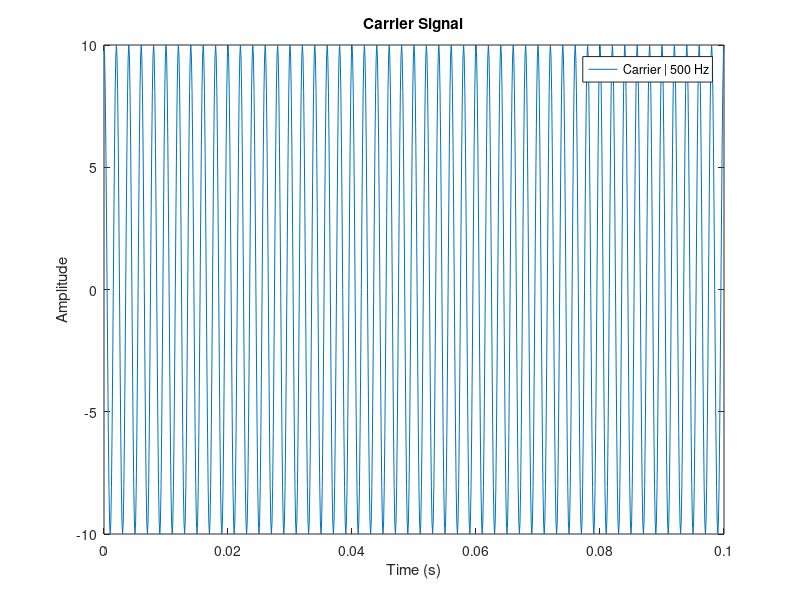
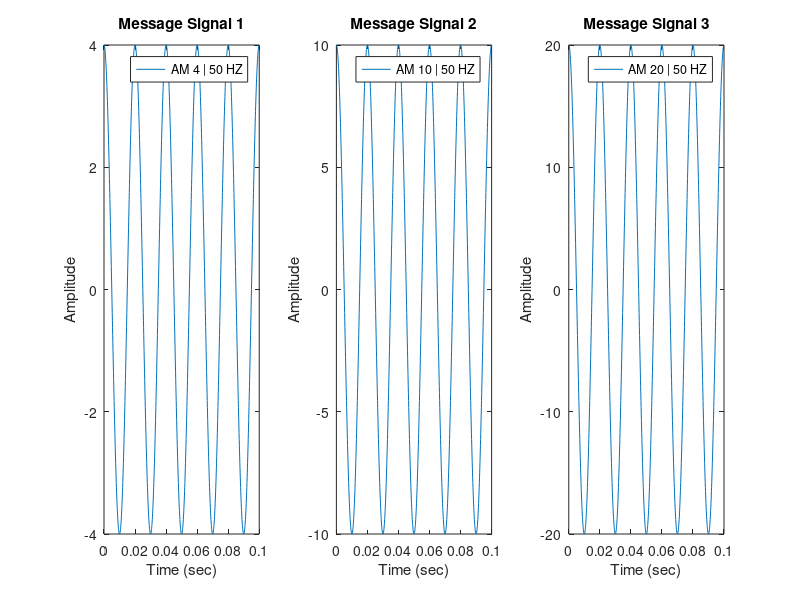
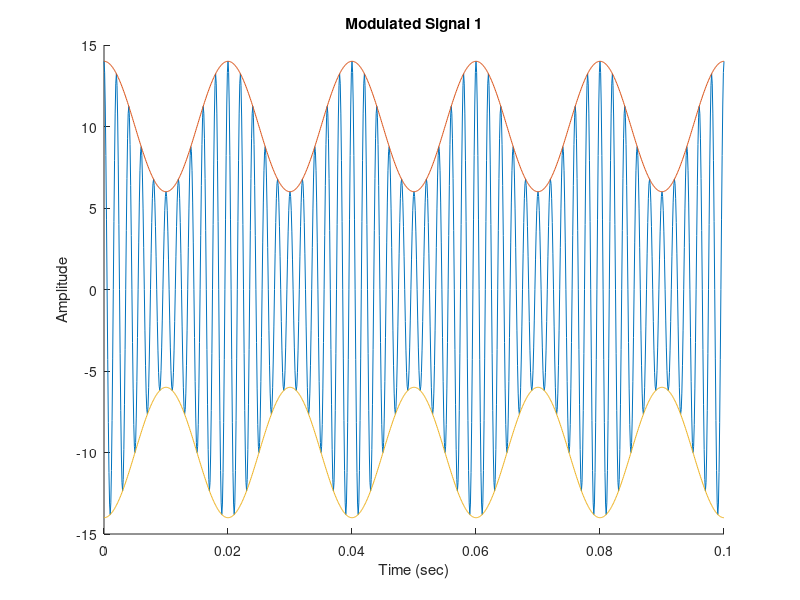
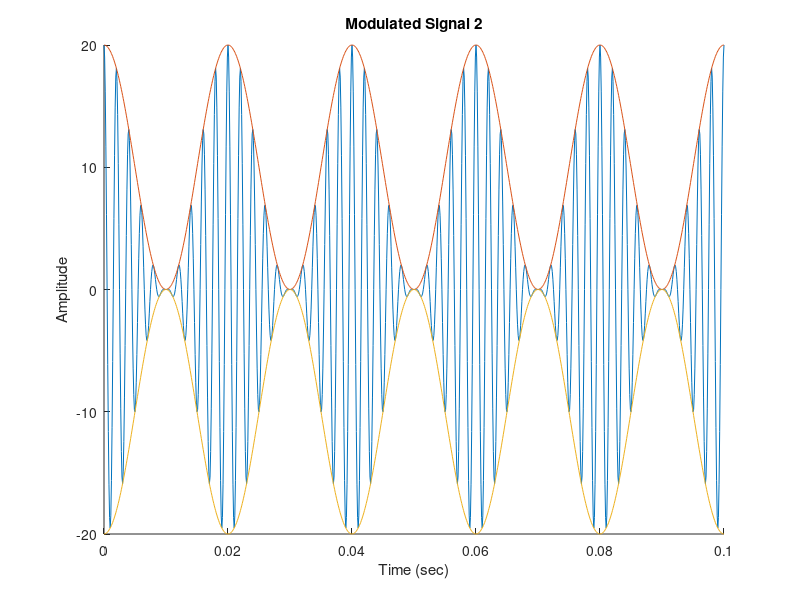

Here is the MATLAB script that generated these plots, in order:
%Plots for the Amplitude Modulation of Message and Carrier Signals for
%Problem 3.3
clear; close all;
%Form of the message signal | AM*cos(wc*t)
%Form of the carrier signal | 10*cos(wc*t)
%AM is the different specified Amplitudes

%Variable Declaration / Initialization
AM = [4,10,20];%Amplitudes for the three different message signals
AC = 10;%Amplitude for the Carrier Signal
freqM = 50;%Arbitrary Frequency for the Message Signal
wcM = 2*pi*freqM;
freqC = 10*freqM;%Arbitrary Frequency for the Carrier Signal
wcC = 2*pi*freqC;
fs = 10000;%Sampling rate
time = 0: 1/fs : 0.10;%Time Duration
carr = AC*cos(wcC*time);%Carrier signal

%Carrier Signal
figure();
plot(time,carr);
xlabel('Time (s)');
ylabel('Amplitude');
title('Carrier Signal');
cString = sprintf('Carrier | %g Hz', freqC);
legend(cString);

%Message Signal
figure('units','normalized','outerposition',[0 0 1 1])
messSig = zeros(length(AM), length(time));
messSigPha = zeros(length(AM), length(time));
for j = 1: length(AM)
    subplot(1,length(AM),j)
    messSig(j,:) = AM(j).*cos(wcM.*time);%Message Signal
    messSigPha(j,:) = AM(j).*cos((wcM.*time) - (pi));%Message Signal
    plot(time,messSig(j,:));
    xlabel('Time (sec)');
    ylabel('Amplitude');
    tString1 = sprintf('Message Signal %g',j);
    title(tString1);
    lString1 = sprintf('AM %g | %g HZ', AM(j), freqM);
    legend(lString1);
end

%Amplitude Modulated Signals
modSig = zeros(length(AM), length(time));
for j = 1: length(AM)
    figure()
    modSig(j,:) = (AC + AM(j).*cos(wcM.*time)).*cos(wcC*time);%Modulated Signal
    hold on;
    plot(time,modSig(j,:));
    plot(time,(messSig(j,:) + AC), time, (messSigPha(j,:) - AC));
    xlabel('Time (sec)');
    ylabel('Amplitude');
    tString2 = sprintf('Modulated Signal %g',j);
    title(tString2);
end
